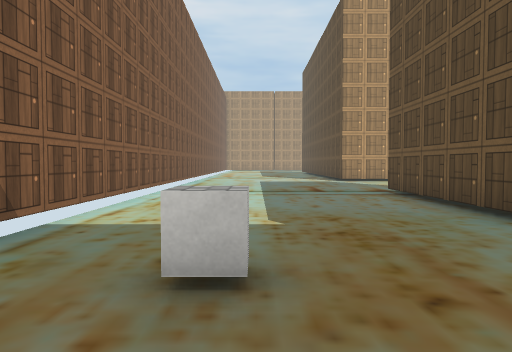
[1] (above)

24 first-person views from a walk through a 3-D level made in the Unity game engine. The camera is 1.5 m above the floor, tilts 2° down and sees 70° across. The floor is counted in squares, 2 m on a side. Each view is taken from the middle of a square. On the plan, view 1 faces up. The plan holds only what a view shows up to about 11 squares ahead; the rest is blank. The place goes on beyond the plan. Some surface patterns are stand-ins.

[2]
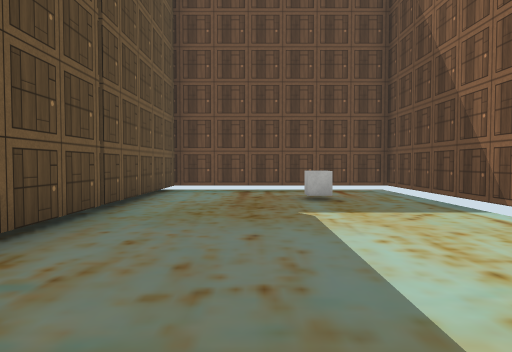

[3]
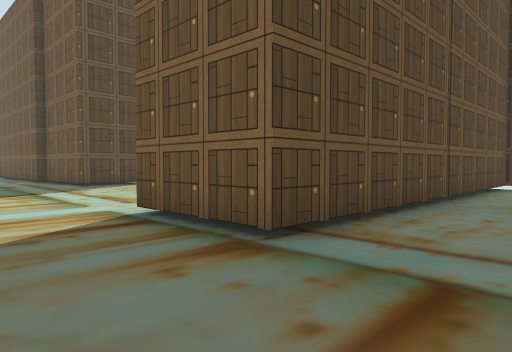

[4]
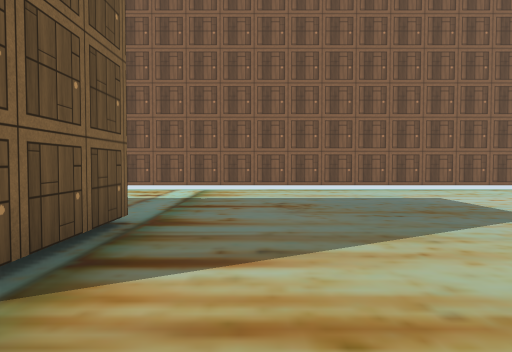

[5]
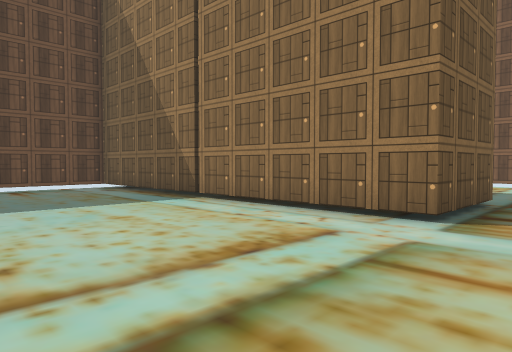

[6]
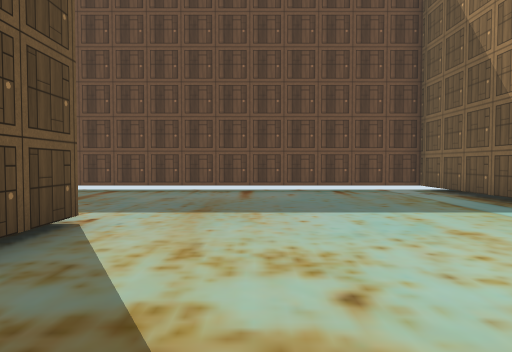

[7]
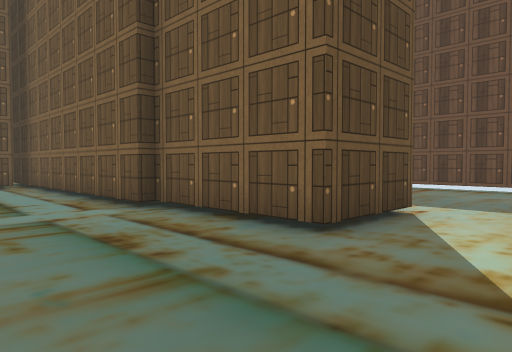

[8]
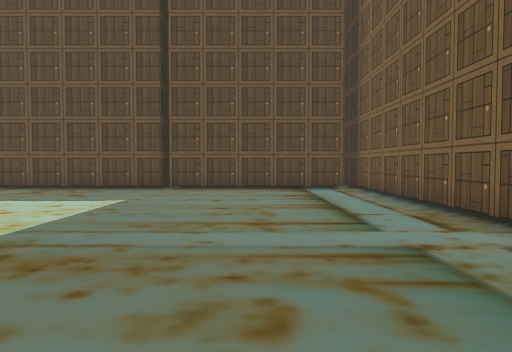

[9]
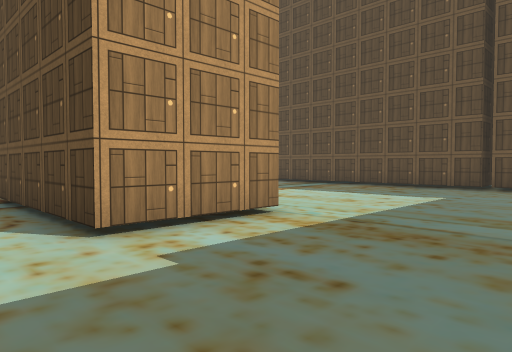

[10]
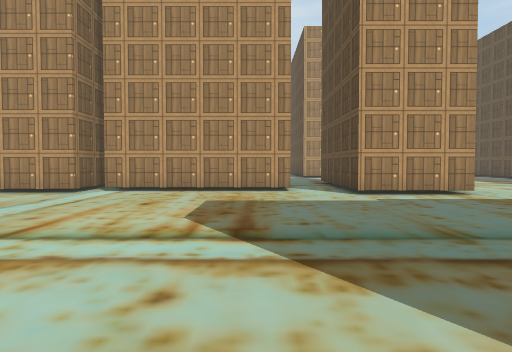

[11]
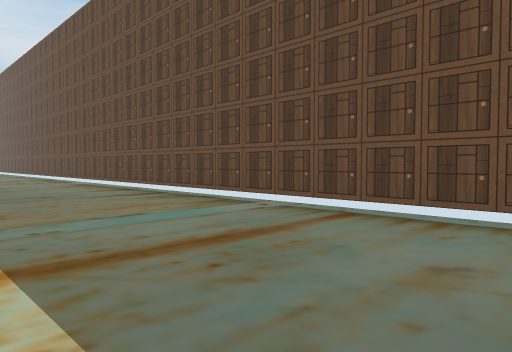

[12]
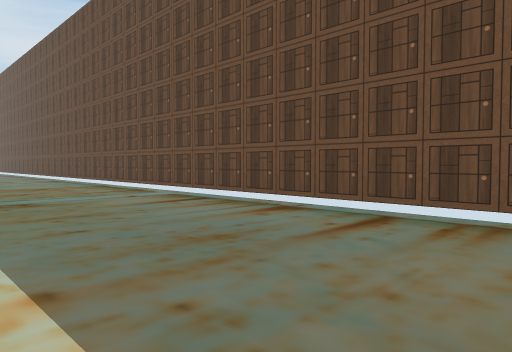

[13]
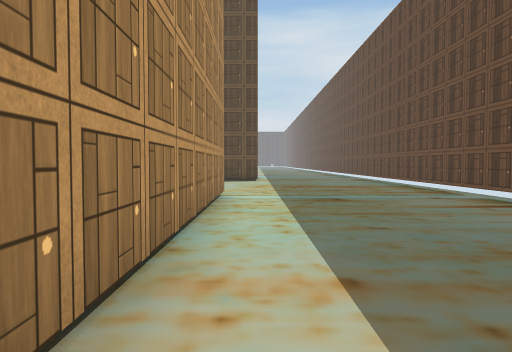

[14]
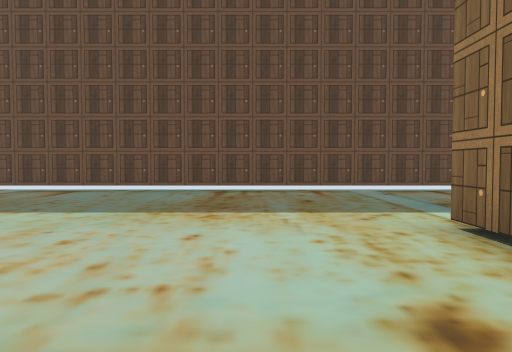

[15]
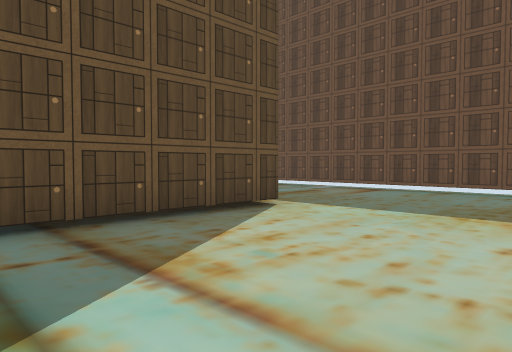

[16]
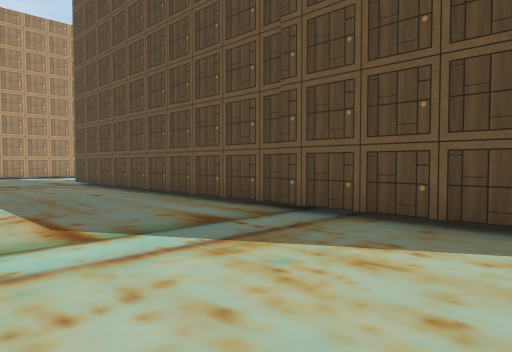

[17]
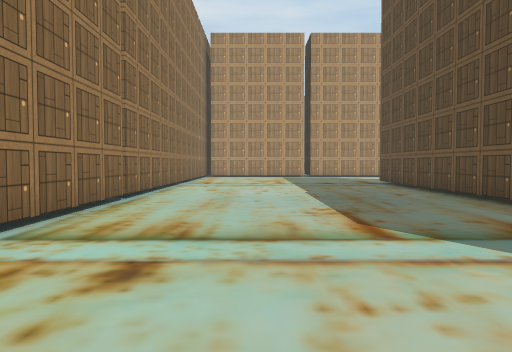

[18]
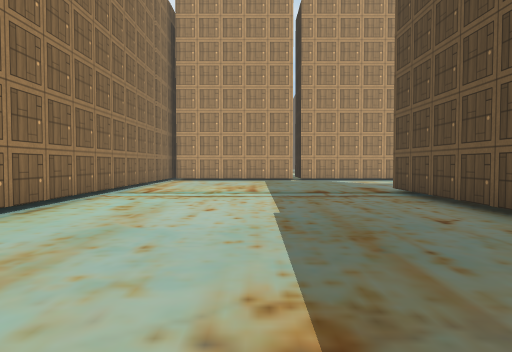

[19]
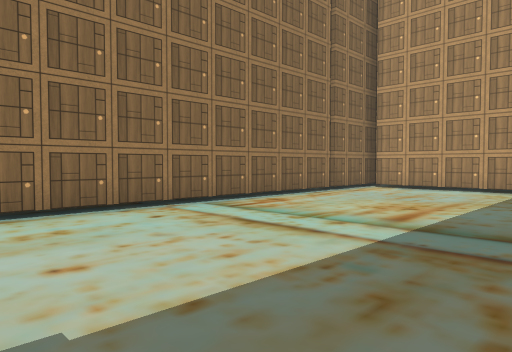

[20]
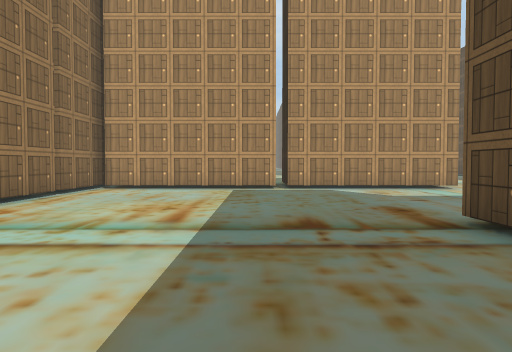

[21]
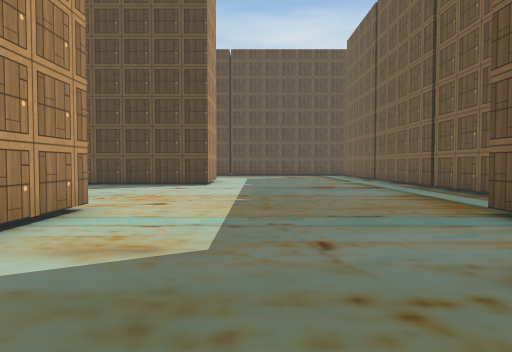

[22]
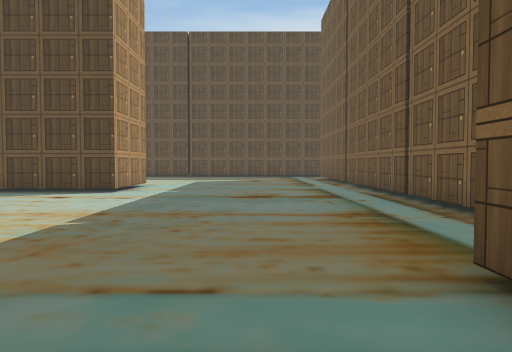

[23]
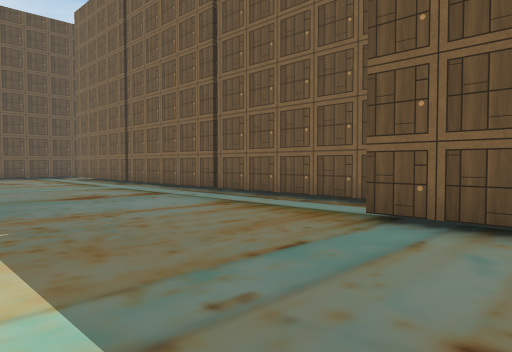

[24]
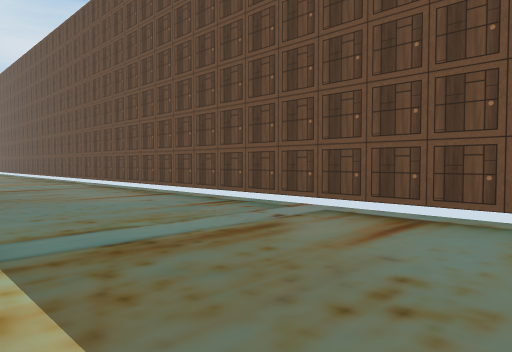

### Floor plan
Points are (right, up) in squares from view 1. A wall is a line through its corners. A room is listed if a view was taken in it or the views show most of it. See-through windows are left out.
Room 1 (views 1, 2, 3, 4, 5, 6, 7, 8, 9, 10, 11, 12, 13, 14, 15, 16, 17, 18, 19, 20, 21, 22, 23, 24)
walls: (23.5, 8.4) (23.5, 18.4); (16.2, 14.7) (13.4, 14.7) (13.4, 19.2); (26.7, 6.9) (26.7, 5.8) (19, 5.8); (12, 15.8) (6.9, 15.8); (13.2, 5.4) (13.2, 7.7) (16.7, 7.7) (16.7, 8.1) (24, 8.1); (26.3, 23.6) (26.3, 9.9); (33.5, 4.9) (33.5, 19.6); (26.3, 26) (26.3, 23.9); (6.4, 17) (6.4, 15.3) (4.5, 15.3); (34.8, 19.6) (36.4, 19.6); (37.2, 17.8) (45, 17.8); (31.6, 25.7) (26.5, 25.7); (37, 25.7) (31.9, 25.7); (-2.9, 18.6) (-2.9, -0.7) (3.4, -0.7) (3.4, 9.4) (6.2, 9.4) (6.2, -0.7) (41.9, -0.7); (45, 24.6) (43.4, 24.6) (43.4, 26.5)
objects: cube (0, 2)

Positions as (right, up) in squares from view 1, and headings:
1: (0, 0), facing up
2: (1, 10), facing down
3: (1, 12), facing down-right
4: (8, 11), facing left
5: (11, 11), facing down-left
6: (11, 10), facing down
7: (11, 11), facing down-right
8: (13, 11), facing right
9: (12, 11), facing up-right
10: (11, 6), facing up
11: (12, 5), facing down-right
12: (18, 5), facing down-right
13: (18, 5), facing right
14: (29, 10), facing down
15: (29, 10), facing down-right
16: (29, 6), facing up-right
17: (29, 6), facing up
18: (30, 10), facing up
19: (32, 15), facing up-left
20: (31, 15), facing up
21: (31, 23), facing right
22: (34, 21), facing right
23: (34, 24), facing down-right
24: (32, 5), facing down-right
